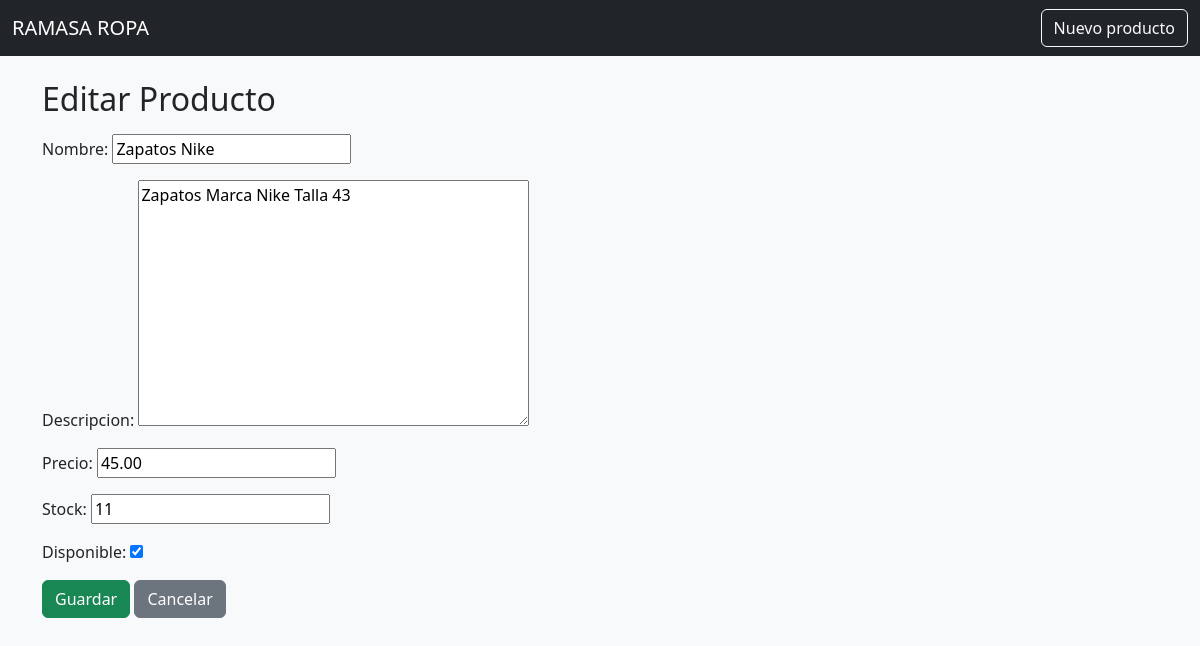
Page /productos/editar/1/ on the earlier database version.
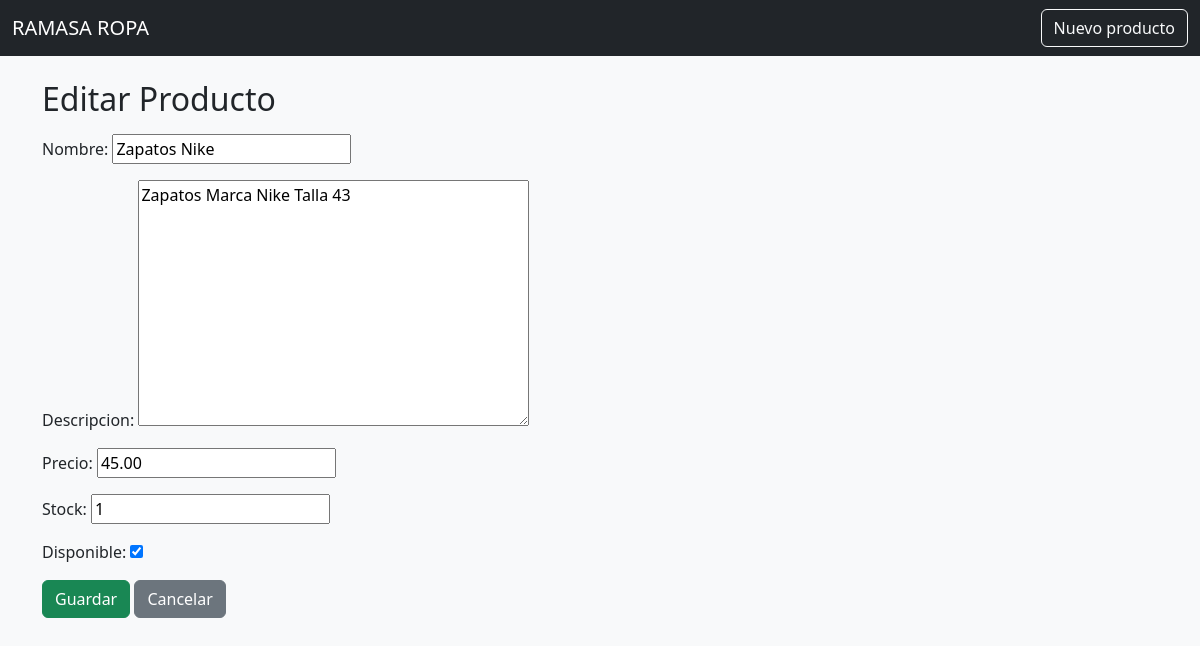
Same page on the later database version.
### productos/models.py (models this page shows, shortened)
class Producto(models.Model):
    nombre = models.CharField(max_length=100)
    descripcion = models.TextField()
    precio = models.DecimalField(max_digits=10, decimal_places=2)
    stock = models.IntegerField()
    disponible = models.BooleanField(default=True)

### productos/views.py (the view)
# urls.py: path('editar/<int:pk>/', ProductoUpdateView.as_view(), name='producto_update'),
class ProductoUpdateView(UpdateView):
    model = Producto
    form_class = ProductoForm  # ← Usamos el formulario personalizado
    template_name = 'productos/producto_form.html'
    success_url = reverse_lazy('producto_list')

### productos/forms.py
class ProductoForm(forms.ModelForm):
    class Meta:
        model = Producto
        fields = ['nombre', 'descripcion', 'precio', 'stock', 'disponible']

### productos/templates/productos/producto_form.html (shortened to what this page needs)
{% extends 'productos/base.html' %}
{% block content %}
<h2>{% if object %}Editar{% else %}Crear{% endif %} Producto</h2>
<form method="post" class="mt-3">
    {{ form.as_p }}
    <button type="submit" class="btn btn-success">Guardar</button>
    <a class="btn btn-secondary" href="{% url 'producto_list' %}">Cancelar</a>
</form>
{% endblock %}

Differences in the rows shown:
changed Producto "Zapatos Nike": stock "11" → "1"
